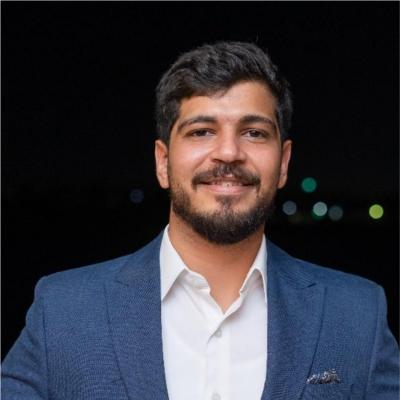
#> input picture 19_Image_resizer/test.jpg, 400 x 400 px
$ python image_resizer.py
#> lines starting #> are read from the running program, lines starting #| are printed output that depends on the picture
#> the answer given: 100
#> the answer given: 100
'''
install pillow
import pillow
open the image needed to resize using python
print the current size
specify the size we want to change it to
save the new resized image
'''

from PIL import Image


def resize_image(size1, size2):
#> called with size1 = 100, size2 = 100
    image = Image.open("test.jpg")
#> image is the input picture: PIL image 400x400 RGB; mean R, G, B 54.2, 53, 60.9

    print(f"Current size: {image.size}")
#| Current size: (400, 400)

    resized_image = image.resize((size1, size2))
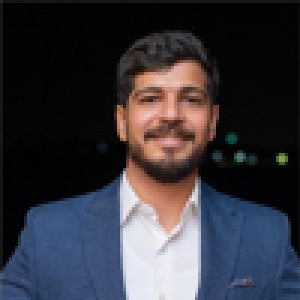
#> resized_image: PIL image 100x100 RGB (shown 3 times larger); mean R, G, B 54.1, 52.9, 60.7

    resized_image.save(f'resized_test_({size1},{size2}).jpg')


size1 = int(input("Enter Width: "))
size2 = int(input("Enter Length: "))

resize_image(size1, size2)
